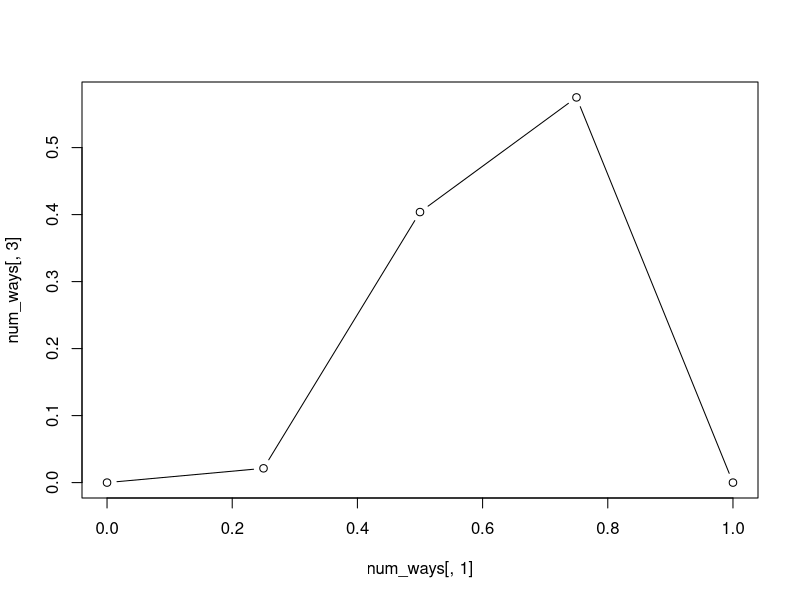
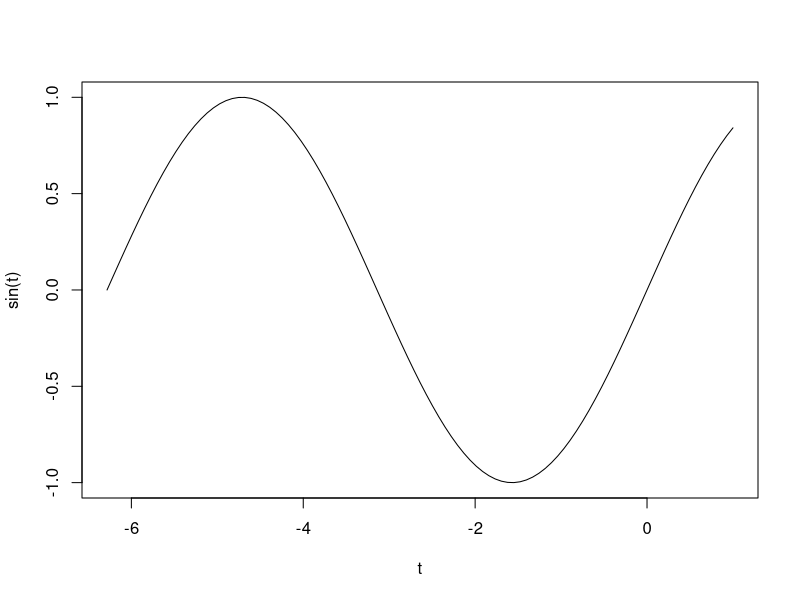
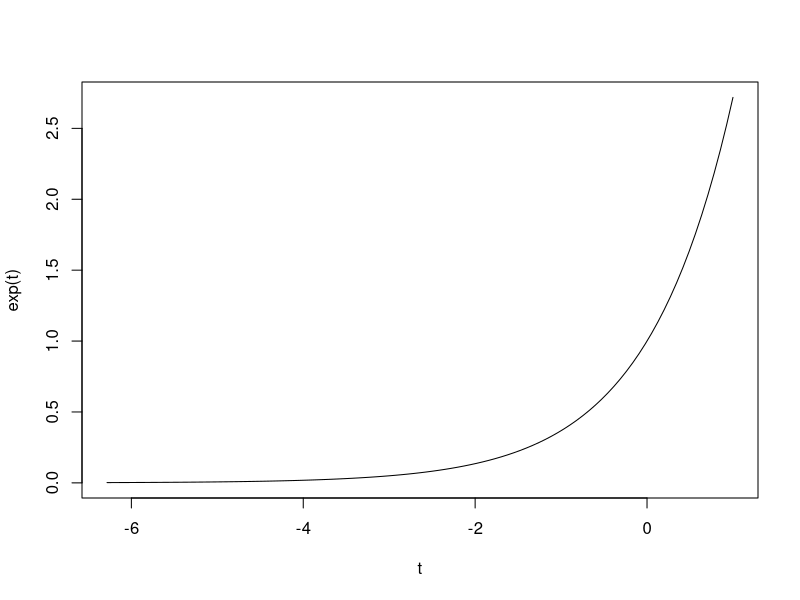

Here is the R script that generated these plots, in order:
# Simulate globe tossing experiment ----

sample_g <- c("W", "L", "W", "W", "W", "L", "W", "L", "W")
W <- sum(sample_g == "W")
L <- sum(sample_g == "L")
p <- c(0, 0.25, 0.5, 0.75, 1) # Possible proportions of water
dimensions <- 4

find_ways <- function(p, dim) {
    ways <- sapply(p, function(x) (x*dim)^W * ((1 - x)*dim)^L)
    prob <- ways/sum(ways)
    cbind(p, ways, prob)
    
}

(num_ways = find_ways(p, dimensions))

(num_ways = find_ways(p, dim = 200))
plot(num_ways[,1], num_ways[,3], "b")

# 1: Generative simulation ----
sim_globe = function(p = 0.7, N = 10) {
    sample(c("W", "L"), size = N, replace = TRUE, prob = c(p, 1 - p))
}

sim_globe(p = 0.5, N = 9)
replicate(sim_globe(p = 0.5, N = 10), n = 10)

# 2: The estimator ----
compute_posterior = function(the_sample, p = c(0, 0.25, 0.5, 0.75, 1), dim = 4) {
    W <- sum(the_sample == "W")
    L <- sum(the_sample == "L")
    ways <- sapply(p, function(x) (x*dim)^W * ((1 - x)*dim)^L)
    post <- round(ways/sum(ways), 3)   
    data.frame(p, ways, post)
}

compute_posterior(the_sample = sim_globe())

compute_posterior(the_sample = sim_globe(p = 0.5, N = 50))

# Beta distribution ----
curve(sin, -2*pi, xname = "t")
curve(exp, -2*pi, xname = "t")
# Lecture 2 60min